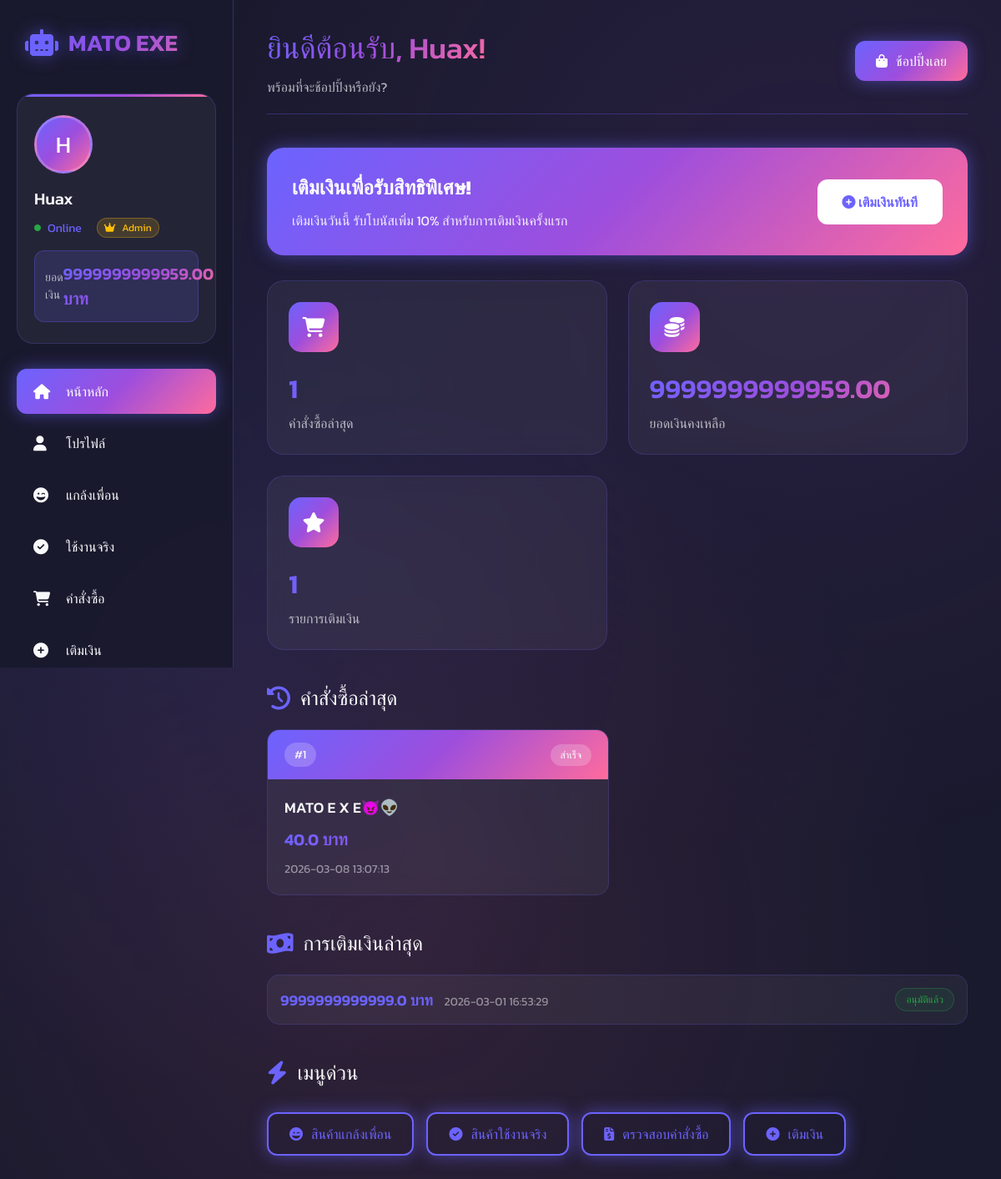
The app's page /dashboard (signed in) with its own data.
### tables this page shows
CREATE TABLE users (
        id INTEGER PRIMARY KEY AUTOINCREMENT,
        username TEXT UNIQUE NOT NULL,
        password TEXT NOT NULL,
        email TEXT,
        balance REAL DEFAULT 0,
        is_banned INTEGER DEFAULT 0,
        is_admin INTEGER DEFAULT 0,
        created_at TIMESTAMP DEFAULT CURRENT_TIMESTAMP
    );

CREATE TABLE orders (
        id INTEGER PRIMARY KEY AUTOINCREMENT,
        user_id INTEGER NOT NULL,
        product_id INTEGER NOT NULL,
        quantity INTEGER DEFAULT 1,
        total_price REAL NOT NULL,
        status TEXT DEFAULT 'completed',
        order_date TIMESTAMP DEFAULT CURRENT_TIMESTAMP,
        FOREIGN KEY (user_id) REFERENCES users (id),
        FOREIGN KEY (product_id) REFERENCES products (id)
    );

CREATE TABLE products (
        id INTEGER PRIMARY KEY AUTOINCREMENT,
        name TEXT NOT NULL,
        description TEXT,
        price REAL NOT NULL,
        stock1 INTEGER DEFAULT 0,
        stock2 INTEGER DEFAULT 0,
        product_type INTEGER DEFAULT 1,
        download_link TEXT,
        image_file TEXT,
        created_at TIMESTAMP DEFAULT CURRENT_TIMESTAMP
    );

CREATE TABLE topups (
        id INTEGER PRIMARY KEY AUTOINCREMENT,
        user_id INTEGER NOT NULL,
        amount REAL NOT NULL,
        slip_image TEXT,
        status TEXT DEFAULT 'pending',
        approved_by INTEGER,
        approved_at TIMESTAMP,
        created_at TIMESTAMP DEFAULT CURRENT_TIMESTAMP,
        FOREIGN KEY (user_id) REFERENCES users (id),
        FOREIGN KEY (approved_by) REFERENCES users (id)
    );

### mato_exe/app.py (the view)
@app.route('/dashboard')
def dashboard():
    if 'user_id' not in session:
        return redirect(url_for('login'))
    conn = get_db_connection()
    user = conn.execute('SELECT * FROM users WHERE id = ?', (session['user_id'],)).fetchone()
    recent_orders = conn.execute('''
        SELECT o.*, p.name as product_name
        FROM orders o
        JOIN products p ON o.product_id = p.id
        WHERE o.user_id = ?
        ORDER BY o.order_date DESC
        LIMIT 5
    ''', (session['user_id'],)).fetchall()
    recent_topups = conn.execute('''
        SELECT * FROM topups
        WHERE user_id = ?
        ORDER BY created_at DESC
        LIMIT 3
    ''', (session['user_id'],)).fetchall()
    featured_products = conn.execute('''
        SELECT * FROM products
        WHERE stock2 > 0
        ORDER BY RANDOM()
        LIMIT 3
    ''').fetchall()
    conn.close()
    return render_template('dashboard.html',
                          user=user,
                          orders=recent_orders,
                          topups=recent_topups,
                          featured_products=featured_products,
                          get_user_balance=get_user_balance)

### mato_exe/app.py (called while the page is built)
def get_db_connection():
    conn = sqlite3.connect('mato_exe.db')
    conn.row_factory = sqlite3.Row
    return conn

def get_user_balance(user_id):
    conn = get_db_connection()
    result = conn.execute('SELECT balance FROM users WHERE id = ?', (user_id,)).fetchone()
    conn.close()
    return result['balance'] if result else 0

### mato_exe/templates/dashboard.html (shortened to what this page needs)
<!DOCTYPE html>
<html lang="th">
<head>
    <link rel="stylesheet" href="https://cdnjs.cloudflare.com/ajax/libs/font-awesome/6.4.0/css/all.min.css">
</head>
<body>
    <div class="sidebar">
        <div class="logo">
            <i class="fas fa-robot"></i>
            <span>MATO EXE</span>
        </div>
        <div class="user-info">
            <div class="user-avatar">
                {{ session['username'][0]|upper }}
            </div>
            <div class="user-name">{{ session['username'] }}</div>
            <div class="user-status">
                <i class="fas fa-circle" style="font-size: 8px; color: #28a745;"></i>
                <span>Online</span>
                {% if session.get('is_admin') %}
                <span class="admin-badge" style="margin-left: 10px; padding: 2px 8px; font-size: 12px;">
                    <i class="fas fa-crown"></i> Admin
                </span>
                {% endif %}
            </div>
            <div class="balance">
                <span class="balance-label">ยอดเงิน</span>
                <span class="balance-amount">{{ "%.2f"|format(get_user_balance(session['user_id'])) }} บาท</span>
            </div>
        </div>
        <ul class="sidebar-menu">
            <li><a href="{{ url_for('dashboard') }}" class="active">
                <i class="fas fa-home"></i>
                <span>หน้าหลัก</span>
            </a></li>
            <li><a href="{{ url_for('profile') }}">
                <i class="fas fa-user"></i>
                <span>โปรไฟล์</span>
            </a></li>
            <li><a href="{{ url_for('products_fake') }}">
                <i class="fas fa-grin-wink"></i>
                <span>แกล้งเพื่อน</span>
            </a></li>
            <li><a href="{{ url_for('products_real') }}">
                <i class="fas fa-check-circle"></i>
                <span>ใช้งานจริง</span>
            </a></li>
            <li><a href="{{ url_for('my_orders') }}">
                <i class="fas fa-shopping-cart"></i>
                <span>คำสั่งซื้อ</span>
            </a></li>
            <li><a href="{{ url_for('topup') }}">
                <i class="fas fa-plus-circle"></i>
                <span>เติมเงิน</span>
            </a></li>
        </ul>
    </div>
    <div class="main-content">
        <div class="header">
            <div class="welcome-text">
                <h1>ยินดีต้อนรับ, {{ session['username'] }}!</h1>
                <p>พร้อมที่จะช้อปปิ้งหรือยัง?</p>
            </div>
            <a href="{{ url_for('products_real') }}" class="btn">
                <i class="fas fa-shopping-bag"></i>
                ช้อปปิ้งเลย
            </a>
        </div>
        <div class="topup-banner">
            <div class="topup-banner-content">
                <h3>เติมเงินเพื่อรับสิทธิพิเศษ!</h3>
                <p>เติมเงินวันนี้ รับโบนัสเพิ่ม 10% สำหรับการเติมเงินครั้งแรก</p>
            </div>
            <a href="{{ url_for('topup') }}" class="topup-banner-btn">
                <i class="fas fa-plus-circle"></i>
                เติมเงินทันที
            </a>
        </div>
        <div class="stats-grid">
            <div class="stat-card">
                <div class="stat-icon">
                    <i class="fas fa-shopping-cart"></i>
                </div>
                <div class="stat-value">{{ orders|length }}</div>
                <div class="stat-label">คำสั่งซื้อล่าสุด</div>
            </div>
            <div class="stat-card">
                <div class="stat-icon">
                    <i class="fas fa-coins"></i>
                </div>
                <div class="stat-value">{{ "%.2f"|format(get_user_balance(session['user_id'])) }}</div>
                <div class="stat-label">ยอดเงินคงเหลือ</div>
            </div>
            <div class="stat-card">
                <div class="stat-icon">
                    <i class="fas fa-star"></i>
                </div>
                <div class="stat-value">{{ topups|length }}</div>
                <div class="stat-label">รายการเติมเงิน</div>
            </div>
        </div>
        {% if orders %}
        <div class="section-title">
            <i class="fas fa-history"></i>
            คำสั่งซื้อล่าสุด
        </div>
        <div class="orders-grid">
            {% for order in orders %}
            <div class="order-card">
                <div class="order-header">
                    <span class="order-id">#{{ order.id }}</span>
                    <span class="order-status">
                        {% if order.status == 'completed' %}
                        สำเร็จ
                        {% else %}
                        รอดำเนินการ
                        {% endif %}
                    </span>
                </div>
                <div class="order-details">
                    <div class="product-name">{{ order.product_name }}</div>
                    <div class="order-price">{{ order.total_price }} บาท</div>
                    <div class="order-date">{{ order.order_date }}</div>
                </div>
            </div>
            {% endfor %}
        </div>
        {% endif %}
        {% if topups %}
        <div class="section-title">
            <i class="fas fa-money-bill-wave"></i>
            การเติมเงินล่าสุด
        </div>
        <div style="margin-bottom: 40px;">
            {% for topup in topups %}
            <div class="topup-card">
                <div>
                    <span class="topup-amount">{{ topup.amount }} บาท</span>
                    <span style="margin-left: 10px; font-size: 14px; color: rgba(248, 249, 250, 0.5);">{{ topup.created_at }}</span>
                </div>
                <span class="topup-status status-{{ topup.status }}">
                    {% if topup.status == 'pending' %}
                    รออนุมัติ
                    {% elif topup.status == 'approved' %}
                    อนุมัติแล้ว
                    {% else %}
                    ปฏิเสธ
                    {% endif %}
                </span>
            </div>
            {% endfor %}
        </div>
        {% endif %}
        <div class="section-title">
            <i class="fas fa-bolt"></i>
            เมนูด่วน
        </div>
        <div class="quick-actions">
            <a href="{{ url_for('products_fake') }}" class="btn btn-outline">
                <i class="fas fa-grin-wink"></i>
                สินค้าแกล้งเพื่อน
            </a>
            <a href="{{ url_for('products_real') }}" class="btn btn-outline">
                <i class="fas fa-check-circle"></i>
                สินค้าใช้งานจริง
            </a>
            <a href="{{ url_for('my_orders') }}" class="btn btn-outline">
                <i class="fas fa-file-invoice-dollar"></i>
                ตรวจสอบคำสั่งซื้อ
            </a>
            <a href="{{ url_for('topup') }}" class="btn btn-outline">
                <i class="fas fa-plus-circle"></i>
                เติมเงิน
            </a>
        </div>
    </div>
</body>
</html>

### records on screen
users: username "Huax"
orders: id "1", status "สำเร็จ", product_name "MATO E X E😈👽", order_date "2026-03-08 13:07:13"
topups: amount "9999999999999.0", created_at "2026-03-01 16:53:29", status "อนุมัติแล้ว"

### other values on screen
{{ session['username'][0]|upper }} "H"
